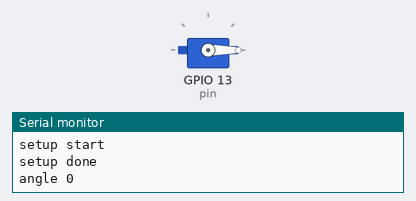
Recording of a sketch running on a simulated ESP32. On the bench: servo, the last lines printed to the serial monitor.

Above: at 0.05 s.
At 1.5 s:
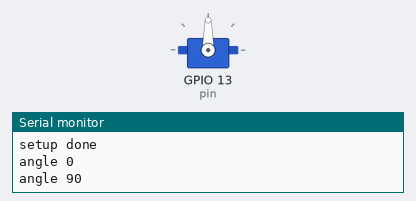
At 3.0 s:
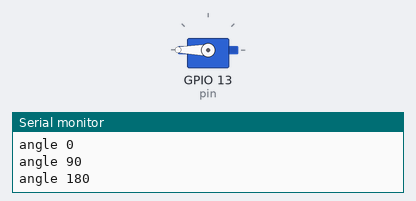
Timing chart, 0 to 6.9 s (numbered marks = the images above):
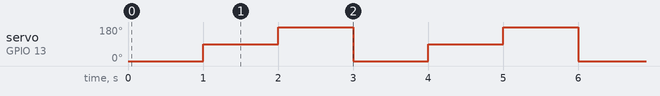

The sketch:

sg90_test.ino
```cpp
#include <ESP32Servo.h>

Servo myServo;
int pin = 13;

void setup() {
  Serial.begin(115200);
  Serial.println("setup start");

  ESP32PWM::allocateTimer(0);
  myServo.setPeriodHertz(50);       // SG90 标准PWM频率50Hz
  myServo.attach(pin, 500, 2400);   // 显式指定脉宽范围(微秒)，SG90常见范围500~2400us

  Serial.println("setup done");
}

void loop() {
  Serial.println("angle 0");
  myServo.write(0);
  delay(1000);
  Serial.println("angle 90");
  myServo.write(90);
  delay(1000);
  Serial.println("angle 180");
  myServo.write(180);
  delay(1000);
}
```

Measured:
- by itself, servo on GPIO 13 (pin): repeats every 3.0 s: 180° 1.0 s, 0° 1.0 s, 90° 1.0 s
